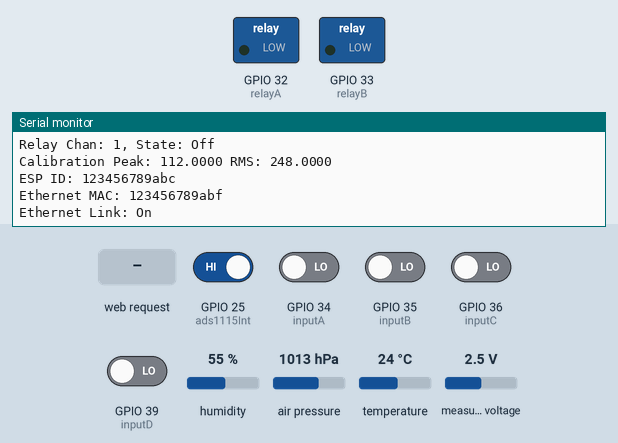
This sketch was run on a simulated ESP32. Shown: switched loads named in the sketch (green lamp = pin HIGH), the last lines printed to the serial monitor. Inputs (shaded band) come from the test bench; at power-on: GPIO 25 (ads1115Int) HIGH, GPIO 34 (inputA), GPIO 35 (inputB), GPIO 36 (inputC), GPIO 39 (inputD) LOW, humidity 55 %, air pressure 1013 hPa, temperature 24 °C, measured voltage 2.5 V. WiFi joins after 1.5 s; servers stay silent unless stated; uploads are accepted with an empty reply; EEPROM starts erased.

Above: at 1.2 s.
1.3 s: HTTP request GET /receiver2.php received
At 2.4 s:
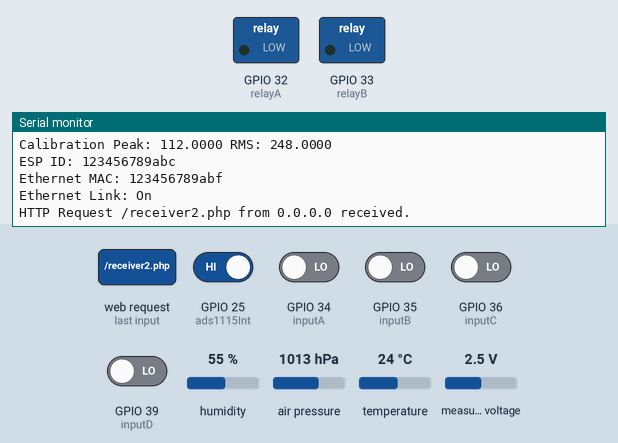
2.8 s: HTTP request GET /getStatus received
At 3.7 s:
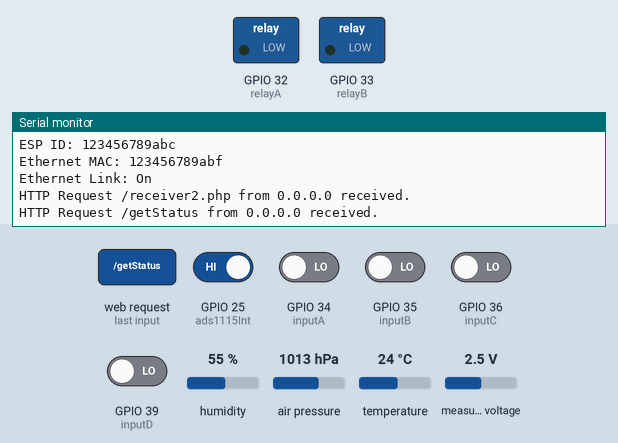
4.3 s: HTTP request GET /getId received
At 4.7 s:
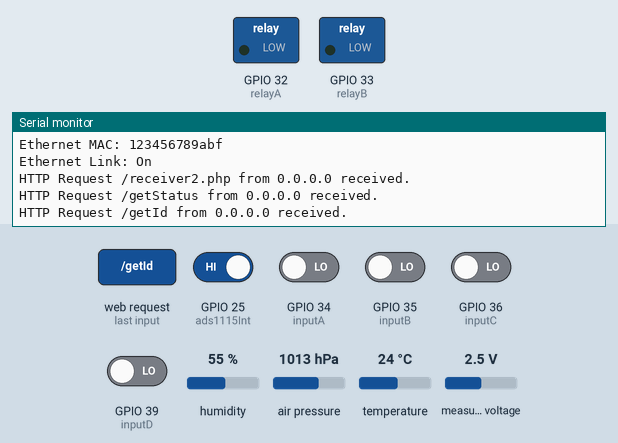
5.8 s: GPIO 25 (ads1115Int) driven LOW and GPIO 34 (inputA) driven HIGH
At 9.73 s:
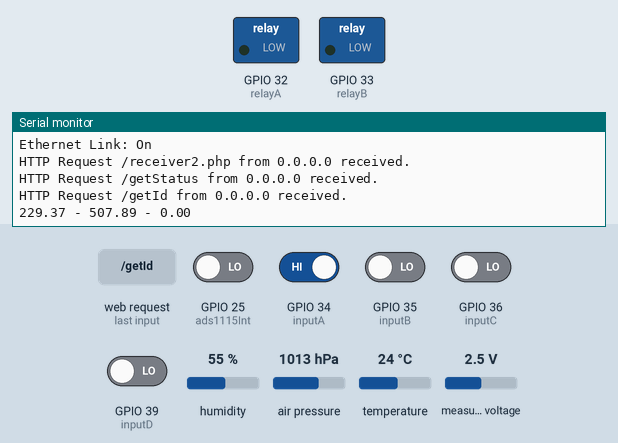

The sketch:

envObserver.ino
```cpp
bool debug=true;
bool ethDHCP=true;
uint8_t ethIP[]={192,168,100,100};
uint8_t ethGW[]={192,168,100,1};
uint8_t ethDNS[]={192,168,100,1};
uint8_t ethNM[]={255,255,255,0};
String httpHost="office.dorstel.de";
String httpPath="/receiver2.php";

#include "HTTPclient.h"
#include "relay.h"
#include "measure.h"
#include "Eth.h"
#include "HTTPserver.h"

void setup() {
  Serial.begin(115200);
  initRelay();
  initMeasure();
  initEth();
  initHTTPServer(); }

void loop() { measureWorker(); ethWorker(); httpServerWorker(); }
```

Eth.h
```cpp
#include <SPI.h>
#include <Ethernet.h>

uint8_t ethMAC[6];

void initEth() {
  Ethernet.init(5);
  uint64_t espid=ESP.getEfuseMac();
  if (debug) { Serial.println("ESP ID: " + String(espid,HEX)); }
  // WiFiSTA: espid+0, WiFiAP: espid+1, Bluetooth: espid+2, Ethernet: espid+3
  espid+=3;
  if (debug) { Serial.println("Ethernet MAC: " + String(espid,HEX)); }
  ethMAC[0]=espid>>40&255; ethMAC[1]=espid>>32&255; ethMAC[2]=espid>>24&255;
  ethMAC[3]=espid>>16&255; ethMAC[4]=espid>>8&255; ethMAC[5]=espid>>0&255; }

void ethWorker() {
  static uint64_t ethTimer=millis()+200; static bool ethStatus=false;
  if (millis()>=ethTimer) { ethTimer=millis()+10000;
    if (Ethernet.linkStatus()==LinkON && ethStatus==false) { ethStatus=true; if (debug) { Serial.println("Ethernet Link: On"); } }
    if (Ethernet.linkStatus()==LinkOFF && ethStatus==true) { ethStatus=false; if (debug) { Serial.println("Ethernet Link: Off"); } }
    if (Ethernet.linkStatus()==LinkON && Ethernet.localIP()==IPAddress(0,0,0,0)) {
      if (ethDHCP) { Ethernet.begin(ethMAC); if (debug) { Serial.println("Ethernet DHCP IP: " + Ethernet.localIP().toString()); } }
      else { Ethernet.begin(ethMAC,ethIP,ethDNS,ethGW,ethNM); if (debug) { Serial.println("Ethernet Static IP: " + Ethernet.localIP().toString()); } }
      resetMeasure(); }
    if (ethDHCP) { Ethernet.maintain(); } } }
```

HTTPclient.h
```cpp
// change C:\Users\xxxx\AppData\Local\Arduino15\packages\esp32\hardware\esp32\2.0.9\cores\esp32\Server.h
// "virtual void begin(uint16_t port=0) =0;" to "virtual void begin() =0;"

#include <SPI.h>
#include <Ethernet.h>

class httpClient {
  public:
  EthernetClient httpClientRequest;
  int responseStatus;
  String responseHeader;
  String responseBody;
  void get(String host,String path="/",String value="") { send("GET",host,path,value); }
  void post(String host,String path="/",String value="") { send("POST",host,path,value); }
  void send(String type,String host,String path,String value) {
    httpClientRequest.connect(host.c_str(),80);
    httpClientRequest.println(type + " " + path + " HTTP/1.0");
    httpClientRequest.println("Host: " + host);
    httpClientRequest.println("Accept: text/html");
    httpClientRequest.println("Content-Type: application/x-www-form-urlencoded");
    httpClientRequest.println("Content-Length: " + String(value.length()));
    httpClientRequest.println("User-Agent: Mozilla/5.0");
    httpClientRequest.println();
    if (value.length()) { httpClientRequest.println(value); }
    responseHeader=""; responseBody=""; String line=""; bool isHeader=true; responseStatus=-1;
    while (httpClientRequest.connected()) { if (httpClientRequest.available()) {
      char c=httpClientRequest.read(); line+=c; if (c=='\n') {
        if (line.length()<3) { isHeader=false; }
        else { if (isHeader) { responseHeader+=line; } else { responseBody+=line; } } line=""; } } }
    if (responseHeader.startsWith("HTTP/")) {
      int a=responseHeader.indexOf(" ")+1; int b=responseHeader.indexOf(" ",a); responseStatus=responseHeader.substring(a,b).toInt(); }
    httpClientRequest.stop(); } };
```

HTTProot.h
```cpp
String httpServerRequest(String request) {
  String response="";

  if (request.indexOf("/getStatus")>=0) {
    response+=String(ESP.getEfuseMac(),HEX) + ",";
    response+=String(env.voltagePeakMin,2) + ",";
    response+=String(env.voltagePeakMax,2) + ",";
    response+=String(env.voltageRmsMin,2) + ",";
    response+=String(env.voltageRmsMax,2) + ",";
    response+=String(env.frequencyMin,2) + ",";
    response+=String(env.frequencyMax,2) + ",";
    response+=String(bme280.readTemperature(),2) + ",";
    response+=String(bme280.readPressure()/100,2) + ",";
    response+=String(bme280.readHumidity(),2) + ",";
    response+=String(!digitalRead(inputA),BIN) + ",";
    response+=String(!digitalRead(inputB),BIN) + ",";
    response+=String(!digitalRead(inputC),BIN) + ",";
    response+=String(!digitalRead(inputD),BIN) + ",";
    response+=String(relay.state[0]) + ",";
    response+=String(relay.state[1]);
    resetEnv(); }

  else if (request.indexOf("/getId")>=0) {
    response+=String(ESP.getEfuseMac(),HEX); }

  else if (request.indexOf("/getVoltageRange")>=0) {
    response+=String(env.voltagePeakMin,2) + ",";
    response+=String(env.voltagePeakMax,2) + ",";
    response+=String(env.voltageRmsMin,2) + ",";
    response+=String(env.voltageRmsMax,2) + ",";
    response+=String(env.frequencyMin,2) + ",";
    response+=String(env.frequencyMax,2);
    resetEnv(); }

  else if (request.indexOf("/getVoltage")>=0) {
    response+=String(env.voltagePeak,2) + ",";
    response+=String(env.voltageRms,2) + ",";
    response+=String(env.frequency,2); }

  else if (request.indexOf("/getTemperature")>=0) {
    response+=String(bme280.readTemperature(),2); }

  else if (request.indexOf("/getPressure")>=0) {
    response+=String(bme280.readPressure()/100,2); }

  else if (request.indexOf("/getHumidity")>=0) {
    response+=String(bme280.readHumidity(),2); }

  else if (request.indexOf("/getDigitalIn")>=0) {
    response+=String(!digitalRead(inputA),BIN) + ",";
    response+=String(!digitalRead(inputB),BIN) + ",";
    response+=String(!digitalRead(inputC),BIN) + ",";
    response+=String(!digitalRead(inputD),BIN); }

  else if (request.indexOf("/getCalibration")>=0) {
    response+=String(calibration.peak,4) + ",";
    response+=String(calibration.rms,4); }

  else if (request.indexOf("/setCalibration")>=0) {
    setCalibration(env.voltagePeak,env.voltageRms);
    response+=String(calibration.peak,4) + ",";
    response+=String(calibration.rms,4); }

  else if (request.indexOf("/resetCalibration")>=0) {
    resetCalibration();
    response+=String(calibration.peak,4) + ",";
    response+=String(calibration.rms,4); }

  else if (request.indexOf("/setRelay")>=0) {
    int a=request.indexOf(",")+1; int b=request.indexOf(",",a)+1;
    if (a>0 && b>0) {
      int channel=request.substring(a,b-1).toInt(); int state=request.substring(b).toInt();
      setRelay(channel,state); }
    response+=String(relay.state[0]) + ",";
    response+=String(relay.state[1]); }

  else if (request.indexOf("/getRelay")>=0) {
    response+=String(relay.state[0]) + ",";
    response+=String(relay.state[1]); }

  else if (request.indexOf("/favicon.ico")>=0) { }

  else {
    response+="<a href='/getStatus'>getStatus</a><br>";
    response+="<a href='/getId'>getId</a><br>";
    response+="<a href='/getVoltage'>getVoltage</a><br>";
    response+="<a href='/getVoltageRange'>getVoltageRange</a><br>";
    response+="<a href='/getTemperature'>getTemperature</a><br>";
    response+="<a href='/getPressure'>getPressure</a><br>";
    response+="<a href='/getHumidity'>getHumidity</a><br>";
    response+="<a href='/getDigitalIn'>getDigitalIn</a><br>";
    response+="<a href='/getCalibration'>getCalibration</a><br>";
    response+="<a href='/setCalibration'>setCalibration</a><br>";
    response+="<a href='/resetCalibration'>resetCalibration</a><br>";
    response+="<a href='/setRelay,0,0'>setRelay,0,0</a><br>";
    response+="<a href='/setRelay,0,1'>setRelay,0,1</a><br>";
    response+="<a href='/setRelay,1,0'>setRelay,1,0</a><br>";
    response+="<a href='/setRelay,1,1'>setRelay,1,1</a><br>";
    response+="<a href='/getRelay'>getRelay</a><br>"; }

  resetMeasure();
  return response; }
```

HTTPserver.h
```cpp
// change C:\Users\xxxx\AppData\Local\Arduino15\packages\esp32\hardware\esp32\2.0.9\cores\esp32\Server.h
// "virtual void begin(uint16_t port=0) =0;" to "virtual void begin() =0;"

EthernetServer tcpServer(80);
#define requestTimeout 500

#include "HTTProot.h"

void initHTTPServer() { tcpServer.begin(); }

void httpServerWorker() {
  EthernetClient httpServerClient=tcpServer.available(); String header="";
  if (httpServerClient) { String currentLine=""; uint64_t timer=millis()+requestTimeout;
    while (httpServerClient.connected()) {
      if (millis()>=timer) { httpServerClient.println("Request timeout"); break; }
      if (httpServerClient.available()) { char c=httpServerClient.read(); header+=c;
        if (c=='\n') {
          if (currentLine.length()==0) {
            httpServerClient.println("HTTP/1.1 200 OK");
            httpServerClient.println("Content-Type: text/html; charset=utf-8");
            httpServerClient.println("Connection: keep-alive");
            httpServerClient.println("Keep-Alive: timeout=5, max=1000");
            httpServerClient.println("Server: ESP32 wlanSkeleton Erik Dorstel");
            httpServerClient.println();
            int a=header.indexOf("GET "); int b=header.indexOf(" ",a+4);
            if (a>=0) { String buffer=httpServerRequest(header.substring(a+4,b)); int blen=buffer.length(); int bpos=0;
              while (bpos<blen) { httpServerClient.print(buffer.substring(bpos,bpos+500)); bpos+=500; }
              httpServerClient.println();
              if (debug) { Serial.println("HTTP Request " + header.substring(a+4,b) + " from " + httpServerClient.remoteIP().toString() + " received."); } }
            break; }
          else { currentLine=""; } }
        else if (c!='\r') { currentLine+=c; } } }
    header=""; httpServerClient.stop(); } }
```

calibrate.h
```cpp
#include <Preferences.h>

Preferences flash;

struct calibrationStruct { double peak; double rms; double peakDefault=112; double rmsDefault=248; } calibration;

void getCalibration() {
  flash.begin("envObserver",true);
  calibration.peak=flash.getDouble("peak",calibration.peakDefault);
  calibration.rms=flash.getDouble("rms",calibration.rmsDefault);
  flash.end();
  if (debug) { Serial.println("Calibration Peak: " + String(calibration.peak,4) + " RMS: " + String(calibration.rms,4)); } }

void setCalibration(double voltagePeak, double voltageRMS) {
  flash.begin("envObserver",false);
  flash.putDouble("peak",calibration.peak/voltagePeak*325);
  flash.putDouble("rms",calibration.rms/voltageRMS*230);
  flash.end();
  getCalibration(); }

void resetCalibration() {
  flash.begin("envObserver",false);
  flash.putDouble("peak",calibration.peakDefault);
  flash.putDouble("rms",calibration.rmsDefault);
  flash.end();
  getCalibration(); }
```

measure.h
```cpp
#include <Wire.h>
#include <Adafruit_ADS1X15.h>
#include <Adafruit_BME280.h>
#include "calibrate.h"

#define inputA 34
#define inputB 35
#define inputC 36
#define inputD 39
#define bme280SDA 17
#define bme280SCL 16
#define ads1115Int 25

Adafruit_ADS1115 ads1115;
TwoWire I2C2=TwoWire(1);
Adafruit_BME280 bme280;

httpClient httpClientRequest;

struct envRangeStruct {
  uint16_t measures;
  double voltagePeakMin;
  double voltagePeakMax;
  double voltageRmsMin;
  double voltageRmsMax;
  double frequencyMin;
  double frequencyMax; } envRange;

void resetEnvRange() {
  envRange.measures=0;
  envRange.voltagePeakMin=1000;
  envRange.voltagePeakMax=0;
  envRange.voltageRmsMin=1000;
  envRange.voltageRmsMax=0;
  envRange.frequencyMin=100;
  envRange.frequencyMax=0; }

struct envStruct {
  double voltagePeak;
  double voltagePeakMin;
  double voltagePeakMax;
  double voltageRms;
  double voltageRmsMin;
  double voltageRmsMax;
  double frequency;
  double frequencyMin;
  double frequencyMax; } env;

void resetEnv() {
  env.voltagePeakMin=1000;
  env.voltagePeakMax=0;
  env.voltageRmsMin=1000;
  env.voltageRmsMax=0;
  env.frequencyMin=100;
  env.frequencyMax=0; }

struct measureStruct {
  hw_timer_t* phaseTimer=NULL;
  uint64_t timer;
  int16_t rawCur;
  int16_t rawMax;
  int16_t rawMin;
  int64_t rawSum;
  int counter;
  int polarity;
  int phases;
  uint64_t phaseDuration; } measure;

void resetMeasure() {
  measure.timer=millis()+5000;
  measure.rawMax=0;
  measure.rawMin=0;
  measure.rawSum=0;
  measure.counter=0;
  measure.polarity=0;
  measure.phases=0; }

volatile bool newData=false;
void IRAM_ATTR newDataISR() { newData=true; }

void initMeasure() {

  // hardware timer 0
  measure.phaseTimer=timerBegin(0,80,true);
  timerStart(measure.phaseTimer);

  // ads1115 voltage adc
  if (!ads1115.begin()) { Serial.println("Failed to initialize ADS1115."); }
  ads1115.setGain(GAIN_TWO); ads1115.setDataRate(RATE_ADS1115_860SPS);
  pinMode(ads1115Int,INPUT); attachInterrupt(ads1115Int,newDataISR,FALLING);
  ads1115.startADCReading(ADS1X15_REG_CONFIG_MUX_DIFF_0_1,true);

  // bme280 environment sensor
  I2C2.begin(bme280SDA,bme280SCL);
  if (!bme280.begin(0x76,&I2C2)) { Serial.println("Failed to initialize BME280."); }

  // ltc845 optocoupler digital input
  pinMode(inputA,INPUT); pinMode(inputB,INPUT); pinMode(inputC,INPUT); pinMode(inputD,INPUT);

  getCalibration(); resetEnv(); resetEnvRange(); resetMeasure(); }

void measureWorker() {

  if (newData) {
    newData=false; measure.counter++;
    measure.rawCur=ads1115.getLastConversionResults();
    measure.rawSum+=abs(measure.rawCur);
    if (measure.rawCur>measure.rawMax) { measure.rawMax=measure.rawCur; }
    if (measure.rawCur<measure.rawMin) { measure.rawMin=measure.rawCur; }
    if (measure.rawCur>1000 && measure.polarity<=0) { measure.polarity=1; measure.phases++;
      if (measure.phases>2) { measure.phaseDuration=timerRead(measure.phaseTimer); } else { timerWrite(measure.phaseTimer,0x0ULL); } }
    if (measure.rawCur<-1000 && measure.polarity>=0) { measure.polarity=-1; } }

  if (millis()>=measure.timer) {
    envRange.measures++;
    double voltagePeak=ads1115.computeVolts(measure.rawMax)-ads1115.computeVolts(measure.rawMin);
    double voltageRms=ads1115.computeVolts(measure.rawSum/measure.counter);
    double frequency=0; if (measure.phases>2) { frequency=1000000/((double)measure.phaseDuration/(measure.phases-2)); }
    env.voltagePeak=voltagePeak*calibration.peak;
    if (env.voltagePeak<env.voltagePeakMin) { env.voltagePeakMin=env.voltagePeak; }
    if (env.voltagePeak>env.voltagePeakMax) { env.voltagePeakMax=env.voltagePeak; }
    if (env.voltagePeak<envRange.voltagePeakMin) { envRange.voltagePeakMin=env.voltagePeak; }
    if (env.voltagePeak>envRange.voltagePeakMax) { envRange.voltagePeakMax=env.voltagePeak; }
    env.voltageRms=voltageRms*calibration.rms;
    if (env.voltageRms<env.voltageRmsMin) { env.voltageRmsMin=env.voltageRms; }
    if (env.voltageRms>env.voltageRmsMax) { env.voltageRmsMax=env.voltageRms; }
    if (env.voltageRms<envRange.voltageRmsMin) { envRange.voltageRmsMin=env.voltageRms; }
    if (env.voltageRms>envRange.voltageRmsMax) { envRange.voltageRmsMax=env.voltageRms; }
    env.frequency=frequency;
    if (env.frequency<env.frequencyMin) { env.frequencyMin=env.frequency; }
    if (env.frequency>env.frequencyMax) { env.frequencyMax=env.frequency; }
    if (env.frequency<envRange.frequencyMin) { envRange.frequencyMin=env.frequency; }
    if (env.frequency>envRange.frequencyMax) { envRange.frequencyMax=env.frequency; }

    int inputs=((!digitalRead(inputA))*1)+((!digitalRead(inputB))*2)+((!digitalRead(inputC))*4)+((!digitalRead(inputD))*8);
    String update="update=" + String(env.voltagePeak) + "," + String(env.voltageRms) + "," + String(env.frequency);
    update+="," + String(bme280.readTemperature()) + "," + String(bme280.readPressure()/100) + "," + String(bme280.readHumidity()) + "," + String(inputs);
    if (envRange.measures>=120) {
      update+="," + String(envRange.voltagePeakMin) + "," + String(envRange.voltagePeakMax);
      update+="," + String(envRange.voltageRmsMin) + "," + String(envRange.voltageRmsMax);
      update+="," + String(envRange.frequencyMin) + "," + String(envRange.frequencyMax); }
    httpClientRequest.post(httpHost,httpPath,update);
    if (envRange.measures>=120 && httpClientRequest.responseStatus==200) { resetEnvRange(); }

    if (debug) {
      Serial.print(env.voltagePeak); Serial.print(" - ");
      Serial.print(env.voltageRms); Serial.print(" - ");
      Serial.print(env.frequency); Serial.println(); }

    resetMeasure(); } }
```

relay.h
```cpp
#define relayA 32
#define relayB 33

struct relayStruct { bool state[2]; } relay;

void setRelay(int channel, bool state) {
  if (channel==0 && state==false) { digitalWrite(relayA,LOW); relay.state[0]=state; if (debug) { Serial.println("Relay Chan: 0, State: Off"); } }
  if (channel==0 && state==true) { digitalWrite(relayA,HIGH); relay.state[0]=state; if (debug) { Serial.println("Relay Chan: 0, State: On"); } }
  if (channel==1 && state==false) { digitalWrite(relayB,LOW); relay.state[1]=state; if (debug) { Serial.println("Relay Chan: 1, State: Off"); } }
  if (channel==1 && state==true) { digitalWrite(relayB,HIGH); relay.state[1]=state; if (debug) { Serial.println("Relay Chan: 1, State: On"); } } }

void initRelay() {
  pinMode(relayA,OUTPUT); setRelay(0,false);
  pinMode(relayB,OUTPUT); setRelay(1,false); }
```

Measured:
- after the input at 1.3 s, the serial monitor: prints a new line at once (image 1)
- after the input at 2.8 s, the serial monitor: prints a new line at once (image 2)
- after the input at 4.3 s, the serial monitor: prints a new line at once (image 3)
- after the input at 5.8 s, the serial monitor: prints a new line after 3.8 s (image 4)
